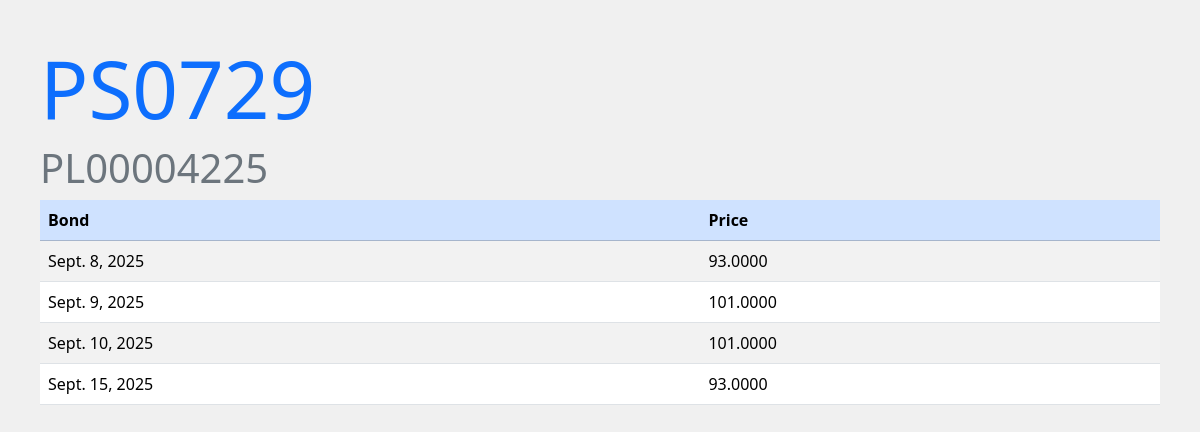
The app's page /bonds/list-prices/3/ with its own data.
### bonds/models.py (models this page shows, shortened)
class Bond(models.Model):
    ISIN = models.CharField(max_length=12)
    name = models.CharField(max_length=100)
    issue_price = models.DecimalField(max_digits=10, decimal_places=4, default=100)
    issue_date = models.DateField(default=date.today)
    maturity_date = models.DateField()
    coupon_rate = models.DecimalField(max_digits=5, decimal_places=3)
    coupon_frequency = models.SmallIntegerField(
        default=1,
        validators=[
            MinValueValidator(1),
            MaxValueValidator(12)
        ]
    )
    redemption = models.IntegerField()
    is_active = models.BooleanField(default=True)

class BondPrice(models.Model):
    calendar = ql.Poland()
    settlement_days = '2D'
    settlement_date = calendar.advance(ql.Date.todaysDate(), ql.Period(settlement_days)).ISO()
    bond = models.ForeignKey(Bond, on_delete=models.CASCADE, related_name='prices')
    price = models.DecimalField(max_digits=10, decimal_places=4)
    date = models.DateField(default=settlement_date)
    class Meta:
        ordering = ['date']
        unique_together = ('price', 'date')

### bonds/views.py (the view)
# urls.py: path('list-prices/<int:pk>/', BondPriceListView.as_view(), name='list_bond_prices'),
class BondPriceListView(ListView):
    model = BondPrice
    context_object_name = 'bond_prices'
    template_name = 'bonds/list_bond_prices.html'
    def get_context_data(self, *args, **kwargs):
        context = super().get_context_data(**kwargs)
        context['bond'] = Bond.objects.get(pk=self.kwargs.get('pk'))
        return context
    def get_queryset(self):
        bond_pk = self.kwargs.get('pk')
        return BondPrice.objects.filter(bond_id=bond_pk)

### bonds/templates/bonds/list_bond_prices.html
{% extends 'base.html' %}
{% load static %}
{% block content %}
    <h2 class="display-1 text-primary">{{ bond.name }}</h2>
    <h4 class="display-6 text-secondary">{{ bond.ISIN }}</h4>
    <table class="table table-striped table-hover">
        <thead>
            <tr class="table-primary">
                <th>Bond</th>
                <th>Price</th>
            </tr>
        </thead>
    {% for obj in bond_prices %}
        <tr>
            <td>{{ obj.date }}</td>
            <td>{{ obj.price }}</td>
        </tr>
    {% endfor %}
    </table>
{% endblock %}

### static/styles.css (style rules this page uses)
body { background-color: #f0f0f0; padding: 40px; }

### records on screen
Bond: name "PS0729", ISIN "PL00004225"
BondPrice: date "Sept. 8, 2025", price "93.0000"
BondPrice: date "Sept. 9, 2025", price "101.0000"
BondPrice: date "Sept. 10, 2025", price "101.0000"
BondPrice: date "Sept. 15, 2025", price "93.0000"
